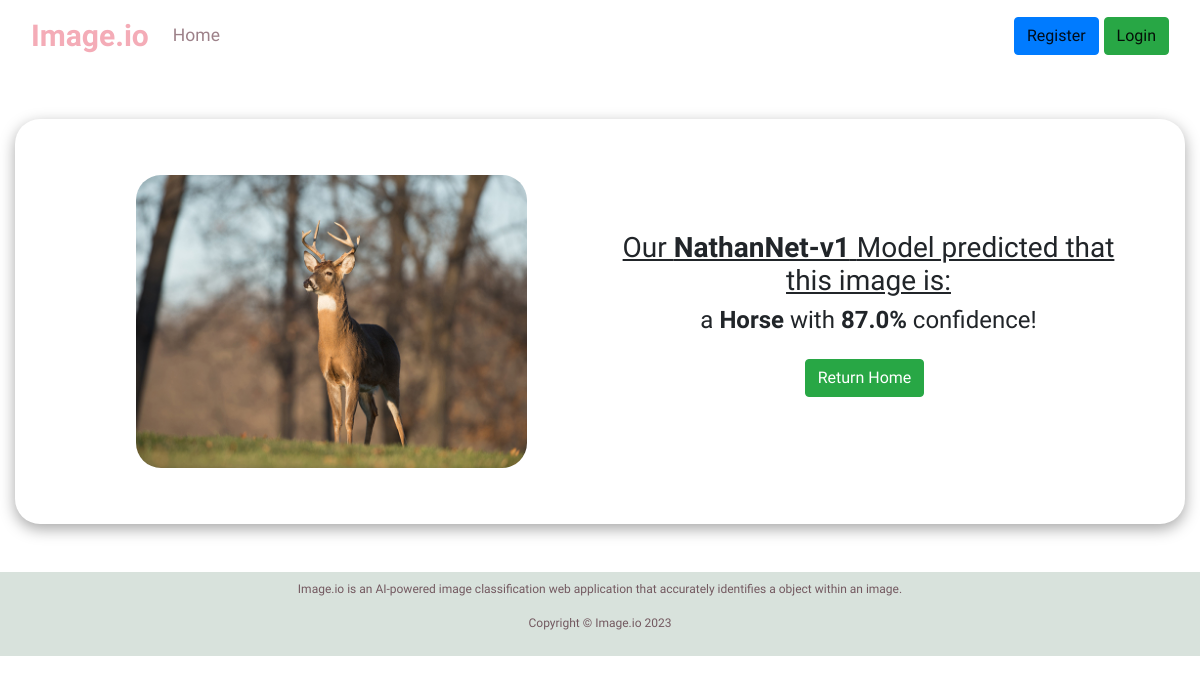
Screenshot of /view/1 with the database file from the repository.
### application/models.py (models this page shows)
class Entry(db.Model):
    id = db.Column(db.Integer, primary_key=True, autoincrement = True)
    image_url = db.Column(db.String(500), nullable=False)
    model_selection = db.Column(db.String(20), nullable = False)
    pred = db.Column(db.String(20), nullable = False)
    pred_dt = db.Column(db.DateTime, nullable = False)
    conf_pct = db.Column(db.Float, nullable=False)

### application/routes.py (the view)
@app.route('/view/<id>', methods = ['GET'])
def view(id):
    entry = get_entry(id)
    entry_count = Entry.query.count()
    entry.image_url = 'upload/'+entry.image_url
    return render_template('Results.html', mod_conf=entry.conf_pct, result=entry.pred, img=entry.image_url, choice = entry.model_selection, entry_count = entry_count)

### application/routes.py (called while the page is built)
def get_entry(id):
    try:
        entry = db.get_or_404(Entry, id)
        return entry
    except Exception as error:
        db.session.rollback()
        flash(f"Error: {error}", "danger")
        return 0

### application/templates/Results.html
{% extends "layout.html" %}
{% block content %}
<div class="container-fluid mt-5 mb-5 p-5 d-flex align-items-center" style="border-radius: 25px; box-shadow: rgba(0, 0, 0, 0.35) 0px 5px 15px;">
    <div class="p-2 w-50 text-center" style="overflow: hidden; border-radius: 25px;">
        <img src="{{url_for('static', filename=img) }}" style="width: 75%; height: auto; border-radius: 25px;">
    </div>
    <div class="p-2 w-50 d-flex flex-column justify-content-center">
        <h3 class="text-center" style="font-family: 'Libre Franklin', sans-serif;"><u>Our <b>{{ choice }}</b> Model predicted that this image is:</u></h3>
        <h4 class="text-center" style="font-family: 'Libre Franklin', sans-serif;">a <b>{{ result }}</b> with <b>{{ mod_conf }}%</b> confidence!</h3>
            <form class='form-inline justify-content-center my-3' action='/home'>
                <button class='btn btn-success mr-2 search-button ' type='submit'>Return Home</button>
              </form>
    </div>
</div>
{% endblock %}

### application/static/css/main.css (style rules this page uses)
html, body { width: 100%; height: 100%; }
th, td, .search-input, .search-button { font-family: 'Libre Franklin', sans-serif; }

### rows the page displays
Entry: image_url (picture), model_selection "NathanNet-v1", pred "Horse", conf_pct "87.0"
